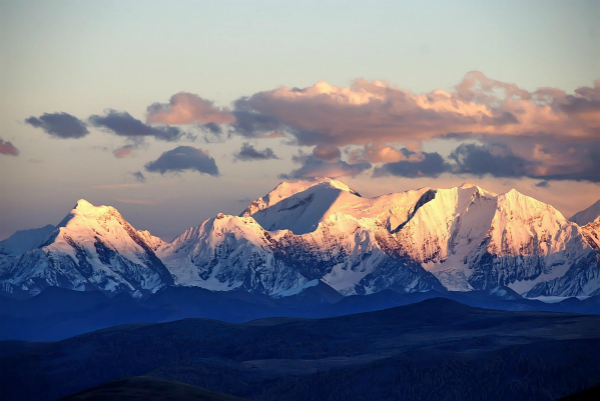
#> input picture python-opencv/blog16-histogram/xueshan.jpg, 600 x 401 px
$ python calcHist.py
#> lines starting #> are read from the running program, lines starting #| are printed output that depends on the picture
import cv2 as cv
import matplotlib.pyplot as plt

img = cv.imread("xueshan.jpg")
#> img is the input picture: shape (401, 600, 3); mean B, G, R 130.5, 118.5, 117.3
# 参数:原图像 通道[0]-B 掩码 BINS为256 像素范围0-255
histB = cv.calcHist([img], [0], None, [256], [0, 255])
#> histB = 256 values, max 2719 at index 199, min 0 at index 220, mean 939.8
histG = cv.calcHist([img], [1], None, [256], [0, 255])
#> histG = 256 values, max 5548 at index 213, min 0 at index 254, mean 939.8
histR = cv.calcHist([img], [2], None, [256], [0, 255])
#> histR = 256 values, max 5546 at index 4, min 0 at index 255, mean 939.8

cv.imshow("img", img)
cv.waitKey(0)
cv.destroyAllWindows()

plt.plot(histB, color='b')
plt.plot(histG, color='g')
plt.plot(histR, color='r')
plt.show()
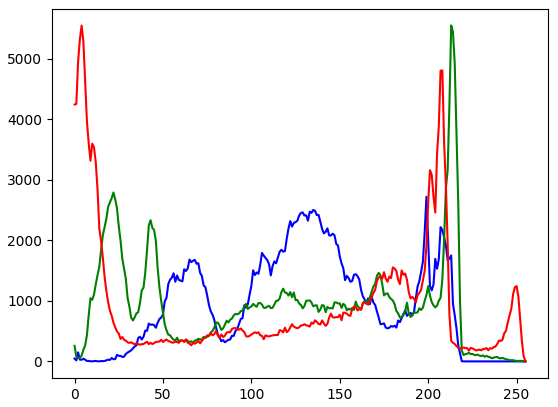
#> figure drawn by matplotlib, 1 panel; curve peaks at x = 199, y = 2719; curve peaks at x = 213, y = 5548; curve peaks at x = 4, y = 5546

$ run again, with python-opencv/blog16-histogram/clahe_src.jpg copied over python-opencv/blog16-histogram/xueshan.jpg
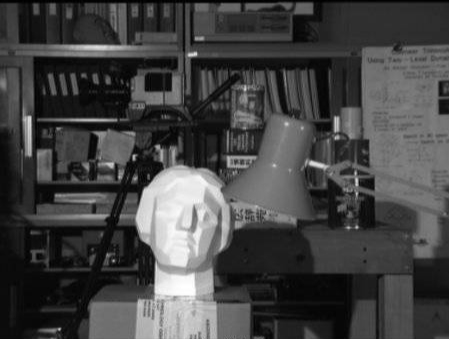
#> input picture python-opencv/blog16-histogram/clahe_src.jpg, 449 x 339 px
#> img is the input picture: shape (339, 449, 3); min 0, max 255, mean 67.9
#> histB = 256 values, max 3006 at index 11, min 0 at index 255, mean 594.5
#> histG has the same summary as histB
#> histR has the same summary as histB
#> `plt.show()`:
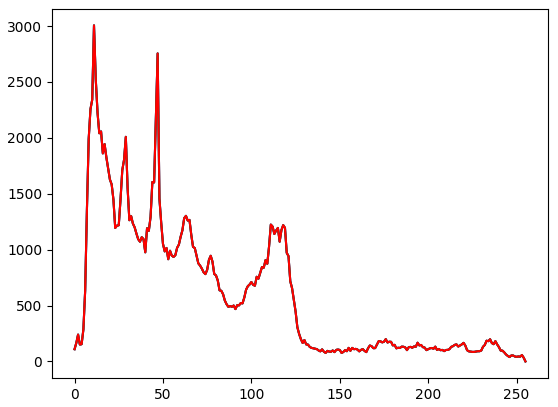
#> figure drawn by matplotlib, 1 panel; curve peaks at x = 11, y = 3006; curve peaks at x = 11, y = 3006; curve peaks at x = 11, y = 3006

$ run again, with python-opencv/blog16-histogram/dahai.jpg copied over python-opencv/blog16-histogram/xueshan.jpg
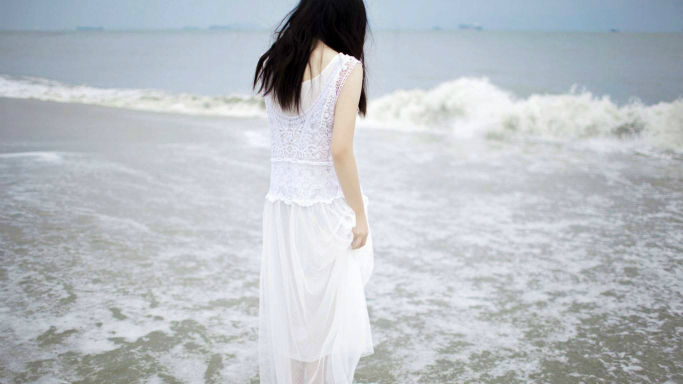
#> input picture python-opencv/blog16-histogram/dahai.jpg, 683 x 384 px
#> img is the input picture: shape (384, 683, 3); mean B, G, R 195.9, 190.6, 185.6
#> histB = 256 values, max 4965 at index 219, min 0 at index 255, mean 1023
#> histG = 256 values, max 4798 at index 202, min 0 at index 255, mean 1024.5
#> histR = 256 values, max 3858 at index 195, min 0 at index 255, mean 1024.5
#> `plt.show()`:
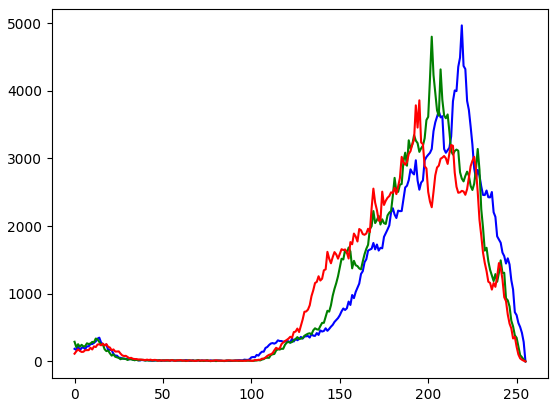
#> figure drawn by matplotlib, 1 panel; curve peaks at x = 219, y = 4965; curve peaks at x = 202, y = 4798; curve peaks at x = 195, y = 3858
